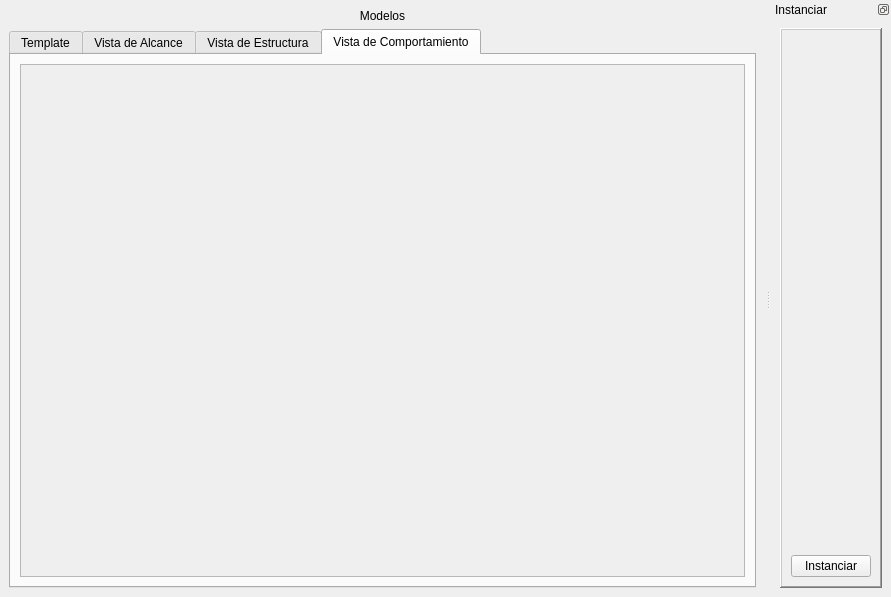
<?xml version="1.0" encoding="UTF-8"?>
<ui version="4.0">
 <class>MainWindow</class>
 <widget class="QMainWindow" name="MainWindow">
  <property name="geometry">
   <rect>
    <x>0</x>
    <y>0</y>
    <width>891</width>
    <height>597</height>
   </rect>
  </property>
  <property name="windowTitle">
   <string>Instaciar patron</string>
  </property>
  <widget class="QWidget" name="centralwidget">
   <layout class="QHBoxLayout" name="horizontalLayout">
    <item>
     <layout class="QVBoxLayout" name="verticalLayout_2">
      <item>
       <widget class="QLabel" name="label">
        <property name="text">
         <string>Modelos</string>
        </property>
        <property name="alignment">
         <set>Qt::AlignCenter</set>
        </property>
        <property name="margin">
         <number>0</number>
        </property>
       </widget>
      </item>
      <item>
       <widget class="QTabWidget" name="tw_preview">
        <property name="currentIndex">
         <number>3</number>
        </property>
        <widget class="QWidget" name="template_2">
         <attribute name="title">
          <string>Template</string>
         </attribute>
         <layout class="QVBoxLayout" name="verticalLayout_3">
          <item>
           <widget class="QScrollArea" name="scrollArea_2">
            <property name="widgetResizable">
             <bool>true</bool>
            </property>
            <widget class="QWidget" name="scrollAreaWidgetContents_2">
             <property name="geometry">
              <rect>
               <x>0</x>
               <y>0</y>
               <width>721</width>
               <height>495</height>
              </rect>
             </property>
             <layout class="QVBoxLayout" name="verticalLayout_10">
              <item>
               <widget class="QLabel" name="lb_template">
                <property name="sizePolicy">
                 <sizepolicy hsizetype="Preferred" vsizetype="Preferred">
                  <horstretch>0</horstretch>
                  <verstretch>0</verstretch>
                 </sizepolicy>
                </property>
                <property name="text">
                 <string/>
                </property>
               </widget>
              </item>
             </layout>
            </widget>
           </widget>
          </item>
         </layout>
        </widget>
        <widget class="QWidget" name="scope">
         <attribute name="title">
          <string>Vista de Alcance</string>
         </attribute>
         <layout class="QVBoxLayout" name="verticalLayout_4">
          <item>
           <widget class="QScrollArea" name="scrollArea_3">
            <property name="widgetResizable">
             <bool>true</bool>
            </property>
            <widget class="QWidget" name="scrollAreaWidgetContents_3">
             <property name="geometry">
              <rect>
               <x>0</x>
               <y>0</y>
               <width>721</width>
               <height>495</height>
              </rect>
             </property>
             <layout class="QVBoxLayout" name="verticalLayout_7">
              <item>
               <widget class="QLabel" name="lb_scope">
                <property name="text">
                 <string/>
                </property>
               </widget>
              </item>
             </layout>
            </widget>
           </widget>
          </item>
         </layout>
        </widget>
        <widget class="QWidget" name="structure">
         <attribute name="title">
          <string>Vista de Estructura</string>
         </attribute>
         <layout class="QVBoxLayout" name="verticalLayout_5">
          <item>
           <widget class="QScrollArea" name="scrollArea">
            <property name="widgetResizable">
             <bool>true</bool>
            </property>
            <widget class="QWidget" name="scrollAreaWidgetContents">
             <property name="geometry">
              <rect>
               <x>0</x>
               <y>0</y>
               <width>721</width>
               <height>495</height>
              </rect>
             </property>
             <property name="sizePolicy">
              <sizepolicy hsizetype="Expanding" vsizetype="Expanding">
               <horstretch>0</horstretch>
               <verstretch>0</verstretch>
              </sizepolicy>
             </property>
             <layout class="QVBoxLayout" name="verticalLayout_9">
              <item>
               <widget class="QLabel" name="lb_structure">
                <property name="sizePolicy">
                 <sizepolicy hsizetype="Expanding" vsizetype="Expanding">
                  <horstretch>0</horstretch>
                  <verstretch>0</verstretch>
                 </sizepolicy>
                </property>
                <property name="text">
                 <string/>
                </property>
               </widget>
              </item>
             </layout>
            </widget>
           </widget>
          </item>
         </layout>
        </widget>
        <widget class="QWidget" name="behavior">
         <attribute name="title">
          <string>Vista de Comportamiento</string>
         </attribute>
         <layout class="QVBoxLayout" name="verticalLayout_6">
          <item>
           <widget class="QScrollArea" name="scrollArea_4">
            <property name="widgetResizable">
             <bool>true</bool>
            </property>
            <widget class="QWidget" name="scrollAreaWidgetContents_4">
             <property name="geometry">
              <rect>
               <x>0</x>
               <y>0</y>
               <width>721</width>
               <height>495</height>
              </rect>
             </property>
             <layout class="QVBoxLayout" name="verticalLayout_8">
              <item>
               <widget class="QLabel" name="lb_behavior">
                <property name="text">
                 <string/>
                </property>
               </widget>
              </item>
             </layout>
            </widget>
           </widget>
          </item>
         </layout>
        </widget>
       </widget>
      </item>
      <item>
       <layout class="QHBoxLayout" name="horizontalLayout_2"/>
      </item>
     </layout>
    </item>
   </layout>
  </widget>
  <widget class="QDockWidget" name="dockWidget_2">
   <property name="sizePolicy">
    <sizepolicy hsizetype="MinimumExpanding" vsizetype="MinimumExpanding">
     <horstretch>0</horstretch>
     <verstretch>0</verstretch>
    </sizepolicy>
   </property>
   <property name="layoutDirection">
    <enum>Qt::LeftToRight</enum>
   </property>
   <property name="styleSheet">
    <string notr="true"/>
   </property>
   <property name="floating">
    <bool>false</bool>
   </property>
   <property name="features">
    <set>QDockWidget::DockWidgetFloatable|QDockWidget::DockWidgetMovable</set>
   </property>
   <property name="allowedAreas">
    <set>Qt::LeftDockWidgetArea|Qt::RightDockWidgetArea</set>
   </property>
   <property name="windowTitle">
    <string>Instanciar</string>
   </property>
   <attribute name="dockWidgetArea">
    <number>2</number>
   </attribute>
   <widget class="QWidget" name="dockWidgetContents_2">
    <layout class="QVBoxLayout" name="verticalLayout">
     <item>
      <widget class="QScrollArea" name="sa_datos">
       <property name="styleSheet">
        <string notr="true"/>
       </property>
       <property name="frameShape">
        <enum>QFrame::WinPanel</enum>
       </property>
       <property name="frameShadow">
        <enum>QFrame::Raised</enum>
       </property>
       <property name="widgetResizable">
        <bool>true</bool>
       </property>
       <widget class="QWidget" name="scrollAreaWidgetContents_5">
        <property name="geometry">
         <rect>
          <x>0</x>
          <y>0</y>
          <width>98</width>
          <height>556</height>
         </rect>
        </property>
        <layout class="QVBoxLayout" name="verticalLayout_11">
         <item>
          <widget class="QFrame" name="frame_data">
           <property name="frameShape">
            <enum>QFrame::NoFrame</enum>
           </property>
           <property name="frameShadow">
            <enum>QFrame::Sunken</enum>
           </property>
          </widget>
         </item>
         <item>
          <widget class="QPushButton" name="pb_instantiate">
           <property name="sizePolicy">
            <sizepolicy hsizetype="Maximum" vsizetype="Fixed">
             <horstretch>0</horstretch>
             <verstretch>0</verstretch>
            </sizepolicy>
           </property>
           <property name="text">
            <string>Instanciar</string>
           </property>
          </widget>
         </item>
        </layout>
       </widget>
      </widget>
     </item>
    </layout>
   </widget>
  </widget>
 </widget>
 <resources/>
 <connections/>
</ui>
